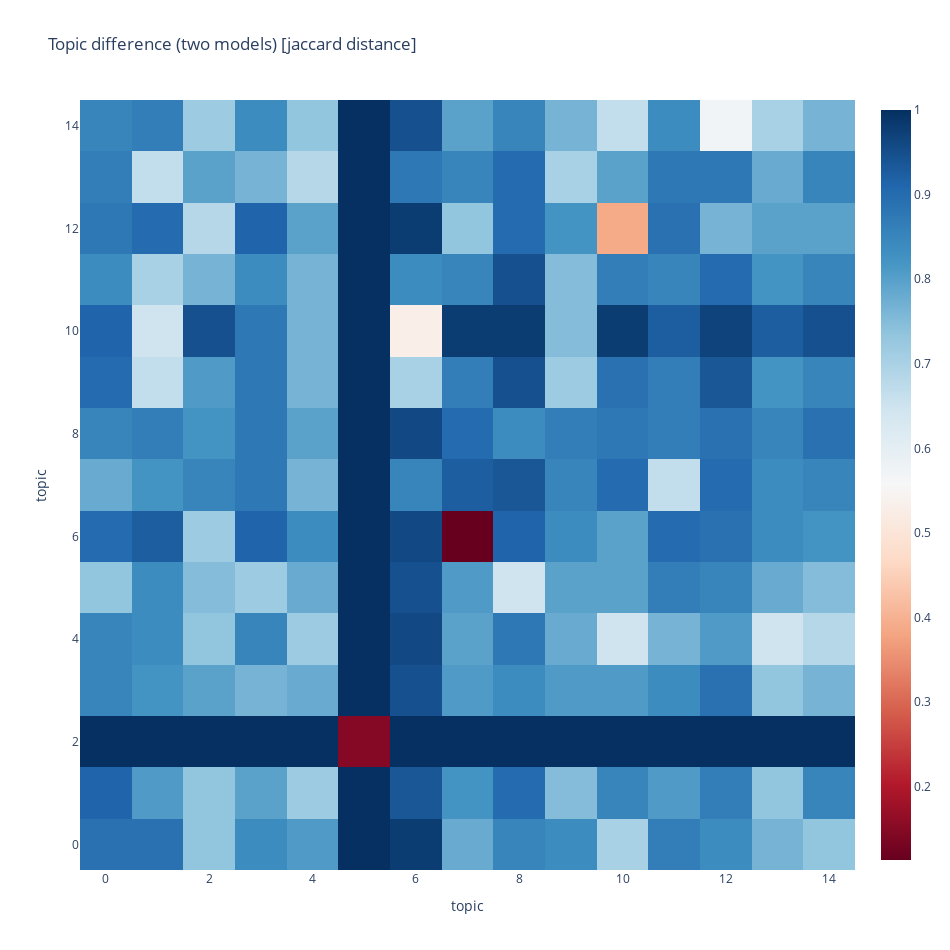

Source (notebook cell):
### Markdown cell above
Sometimes, we want to look at the patterns between two different models and compare them.

You can do this by constructing a matrix with the difference.

### Code cell
mdiff, annotation = lda_fst.diff(lda_snd, distance='jaccard', num_words=50)
plot_difference(mdiff, title="Topic difference (two models) [jaccard distance]", annotation=annotation)

### Figure 1 — Plotly figure (JSON) as saved in the notebook; plotly's stock layout.template omitted (floating-point values rounded to 4 significant figures; data arrays with more than 128 entries replaced by an {"elided": "..."} marker saying what was removed)
{"data": [{"colorscale": [[0, "rgb(103,0,31)"], [0.1, "rgb(178,24,43)"], [0.2, "rgb(214,96,77)"], [0.3, "rgb(244,165,130)"], [0.4, "rgb(253,219,199)"], [0.5, "rgb(247,247,247)"], [0.6, "rgb(209,229,240)"], [0.7, "rgb(146,197,222)"], [0.8, "rgb(67,147,195)"], [0.9, "rgb(33,102,172)"], [1, "rgb(5,48,97)"]], "text": {"elided": "15x15 str values"}, "type": "heatmap", "z": {"elided": "15x15 float values"}}], "layout": {"height": 950, "title": {"text": "Topic difference (two models) [jaccard distance]"}, "width": 950, "xaxis": {"autorange": true, "range": [-0.5, 14.5], "title": {"text": "topic"}}, "yaxis": {"autorange": true, "range": [-0.5, 14.5], "title": {"text": "topic"}}}}
